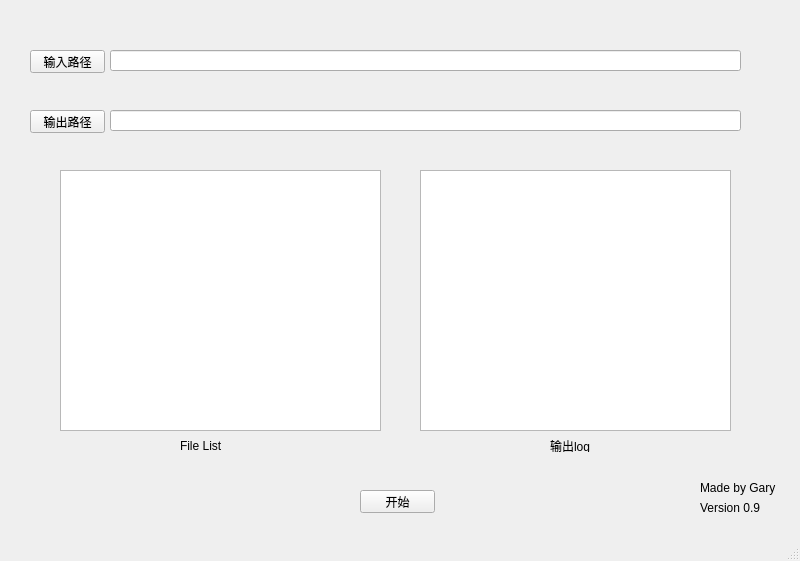
<?xml version="1.0" encoding="UTF-8"?>
<ui version="4.0">
 <class>MainWindow</class>
 <widget class="QMainWindow" name="MainWindow">
  <property name="geometry">
   <rect>
    <x>0</x>
    <y>0</y>
    <width>800</width>
    <height>561</height>
   </rect>
  </property>
  <property name="windowTitle">
   <string>MainWindow</string>
  </property>
  <widget class="QWidget" name="centralwidget">
   <widget class="QPushButton" name="SrcPathButton">
    <property name="geometry">
     <rect>
      <x>30</x>
      <y>50</y>
      <width>75</width>
      <height>23</height>
     </rect>
    </property>
    <property name="text">
     <string>输入路径</string>
    </property>
   </widget>
   <widget class="QPushButton" name="ProcButton">
    <property name="geometry">
     <rect>
      <x>360</x>
      <y>490</y>
      <width>75</width>
      <height>23</height>
     </rect>
    </property>
    <property name="text">
     <string>开始</string>
    </property>
   </widget>
   <widget class="QPushButton" name="DstPathButton">
    <property name="geometry">
     <rect>
      <x>30</x>
      <y>110</y>
      <width>75</width>
      <height>23</height>
     </rect>
    </property>
    <property name="text">
     <string>输出路径</string>
    </property>
   </widget>
   <widget class="QLabel" name="label">
    <property name="geometry">
     <rect>
      <x>180</x>
      <y>440</y>
      <width>54</width>
      <height>12</height>
     </rect>
    </property>
    <property name="text">
     <string>File List</string>
    </property>
   </widget>
   <widget class="QTextBrowser" name="LogText">
    <property name="geometry">
     <rect>
      <x>420</x>
      <y>170</y>
      <width>311</width>
      <height>261</height>
     </rect>
    </property>
   </widget>
   <widget class="QLabel" name="label_2">
    <property name="geometry">
     <rect>
      <x>550</x>
      <y>440</y>
      <width>54</width>
      <height>12</height>
     </rect>
    </property>
    <property name="text">
     <string>输出log</string>
    </property>
   </widget>
   <widget class="QLineEdit" name="SrcPathText">
    <property name="geometry">
     <rect>
      <x>110</x>
      <y>50</y>
      <width>631</width>
      <height>21</height>
     </rect>
    </property>
   </widget>
   <widget class="QLineEdit" name="DstPathText">
    <property name="geometry">
     <rect>
      <x>110</x>
      <y>110</y>
      <width>631</width>
      <height>21</height>
     </rect>
    </property>
   </widget>
   <widget class="QPlainTextEdit" name="FileText">
    <property name="geometry">
     <rect>
      <x>60</x>
      <y>170</y>
      <width>321</width>
      <height>261</height>
     </rect>
    </property>
   </widget>
   <widget class="QLabel" name="label_3">
    <property name="geometry">
     <rect>
      <x>700</x>
      <y>480</y>
      <width>81</width>
      <height>16</height>
     </rect>
    </property>
    <property name="text">
     <string>Made by Gary</string>
    </property>
   </widget>
   <widget class="QLabel" name="label_4">
    <property name="geometry">
     <rect>
      <x>700</x>
      <y>500</y>
      <width>71</width>
      <height>16</height>
     </rect>
    </property>
    <property name="text">
     <string>Version 0.9</string>
    </property>
   </widget>
  </widget>
  <widget class="QStatusBar" name="statusbar"/>
  <widget class="QMenuBar" name="menubar">
   <property name="geometry">
    <rect>
     <x>0</x>
     <y>0</y>
     <width>800</width>
     <height>23</height>
    </rect>
   </property>
  </widget>
 </widget>
 <resources/>
 <connections/>
</ui>
